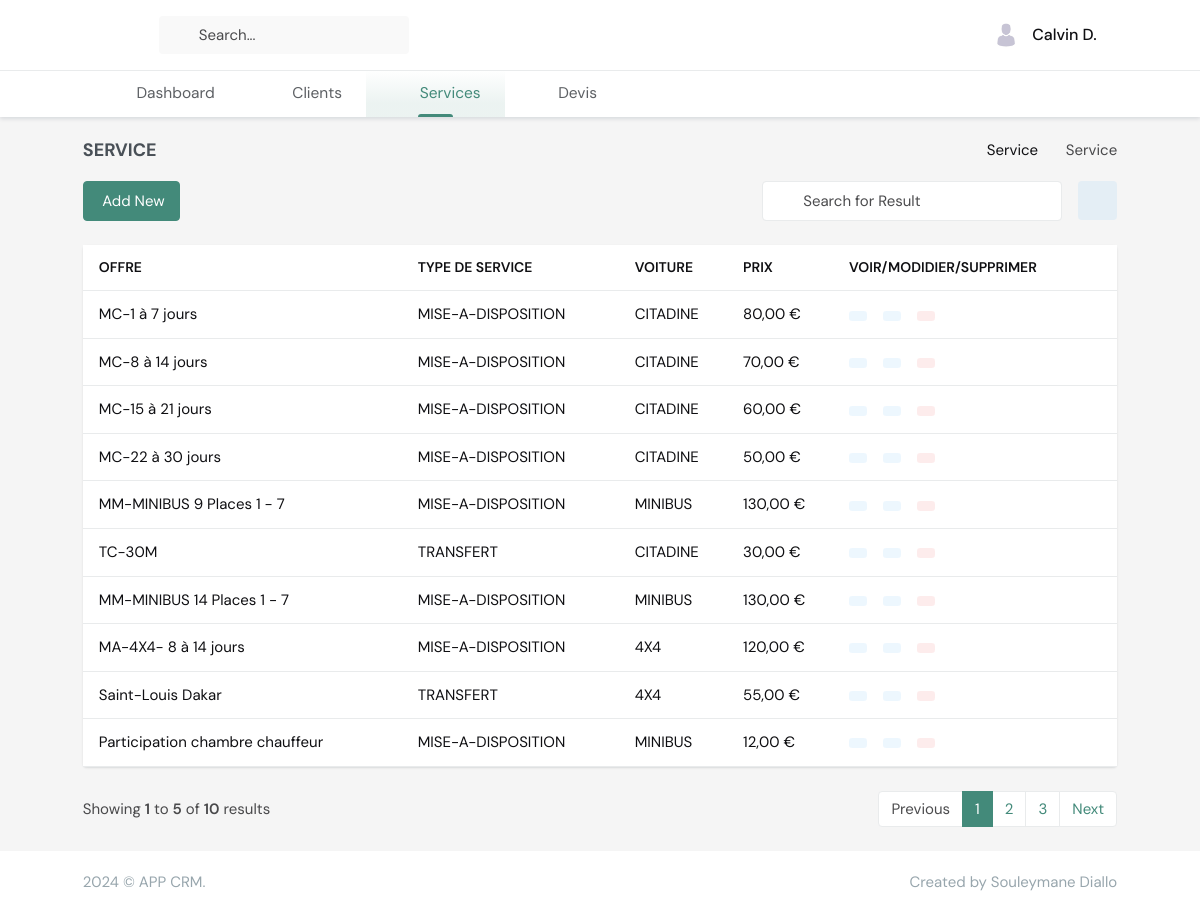
Page /services/ on the committed database.
### services/models.py (models this page shows, shortened)
class Service(models.Model):
    CARS = [
        ('4X4', '4X4'),
        ('CITADINE', 'CITADINE'),
        ('MINIBUS', 'MINIBUS'),
    ]
    TYPE_SERVICE = [
        ('TRANSFERT', 'TRANSFERT'),
        ('MISE-A-DISPOSITION', 'MISE-A-DISPOSITION'),
    ]
    CATEGORY_CHOICES = [
        ('Voyage-Professionnel', 'Voyage-Professionnel'),
        ('Tourisme', 'Tourisme'),
        ('Famille', 'Famille'),
        ('Resident', 'Resident'),
        ('Groupe', 'Groupe'),
        ('Evenement', 'Evenement'),
        ('Autres', 'Autres'),
    ]
    name = models.CharField(max_length=100)
    type_service = models.CharField(max_length=100, choices=TYPE_SERVICE)
    car = models.CharField(max_length=100, choices=CARS)
    price = models.DecimalField(max_digits=10, decimal_places=2)
    duration = models.IntegerField(default=1)
    description = models.TextField(blank=True, null=True)
    created_at = models.DateTimeField(auto_now_add=True)
    updated_at = models.DateTimeField(auto_now=True)
    uuid = models.UUIDField(default=uuid.uuid4, editable=False, unique=True)

### services/views.py (the view)
# urls.py: path("", views.ServiceListView.as_view(), name="service_list"),
class ServiceListView(ListView):
    model = Service
    template_name = "services/service_list.html"
    context_object_name = "services"

### templates/services/service_list.html (shortened to what this page needs)
{% extends 'layout.html' %}
{% load static %}
{% block content %}
    {% block pagetitle %}
        {% include "partials/page-title.html" with pagetitle="Service" title="Service" %}
    {% endblock pagetitle %}
                    <div class="row pb-4 gy-3">
                        <div class="col-sm-4">
                            <a href="{% url 'service_create' %}" class="btn btn-primary"> Add New</a>
                        </div>
                        <div class="col-sm-auto ms-auto">
                           <div class="d-flex gap-3">
                            <div class="search-box">
                                <input type="text" class="form-control" id="searchMemberList" placeholder="Search for Result">
                            </div>
                            <div class="">
                                <button type="button" id="dropdownMenuLink1" data-bs-toggle="dropdown" aria-expanded="false" class="btn btn-soft-info btn-icon fs-14"></button>
                            </div>
                           </div>
                        </div>
                    </div>
                    <div class="row">
                        <div class="col-xl-12">
                            <div class="card">
                                <div class="card-body">
                                    <div class="table-responsive table-card">
                                        <table class="table table-hover table-nowrap align-middle mb-0">
                                            <thead>
                                                <tr class="text-muted text-uppercase">
                                                    <th scope="col">Offre </th>
                                                    <th scope="col">Type de service</th>
                                                    <th scope="col">Voiture</th>
                                                    <th scope="col">Prix</th>
                                                    <th scope="col">Voir/Modidier/Supprimer</th>
                                                </tr>
                                            </thead>
                                            <tbody>
                                                {% for service in services %}
                                                <tr>
                                                    <td>{{ service.name }}</td>
                                                    <td>{{ service.type_service }}</td>
                                                    <td>{{ service.car }}</td>
                                                    <td>{{ service.price }} €</td>
                                                    <td>
                                                        <ul class="list-inline hstack gap-2 mb-0">
                                                            <li class="list-inline-item" data-bs-toggle="tooltip" data-bs-trigger="hover" data-bs-placement="top" title="View">
                                                                <a href="{% url 'service_detail' service.uuid %}" class="btn btn-soft-info btn-sm d-inline-block">
                                                                </a>
                                                            </li>
                                                            <li class="list-inline-item edit" data-bs-toggle="tooltip" data-bs-trigger="hover" data-bs-placement="top" title="Edit">
                                                                <a href="" class="btn btn-soft-info btn-sm d-inline-block">
                                                                </a>
                                                            </li>
                                                            <li class="list-inline-item" data-bs-toggle="tooltip" data-bs-trigger="hover" data-bs-placement="top" title="Remove">
                                                                <a href="" class="btn btn-soft-danger btn-sm d-inline-block">
                                                                </a>
                                                            </li>
                                                        </ul>
                                                    </td>
                                                </tr>
                                                {% endfor %}
                                            </tbody>
                                        </table>
                                    </div>
                                </div>
                            </div>
                        </div>
                    </div>
                    <div class="row align-items-center mb-4 gy-3">
                        <div class="col-md-5">
                            <p class="mb-0 text-muted">Showing <b>1</b> to <b>5</b> of <b>10</b> results</p>
                        </div>
                        <div class="col-sm-auto ms-auto">
                            <nav aria-label="...">
                                <ul class="pagination mb-0">
                                  <li class="page-item disabled">
                                    <span class="page-link">Previous</span>
                                  </li>
                                  <li class="page-item active"><a class="page-link" href="#">1</a></li>
                                  <li class="page-item" aria-current="page">
                                    <span class="page-link">2</span>
                                  </li>
                                  <li class="page-item"><a class="page-link" href="#">3</a></li>
                                  <li class="page-item">
                                    <a class="page-link" href="#">Next</a>
                                  </li>
                                </ul>
                              </nav>
                        </div>
                    </div>
{% endblock content %}

### rows in the picture
Service: name "MC-1 à 7 jours", type_service "MISE-A-DISPOSITION", car "CITADINE", price "80,00"
Service: name "MC-8 à 14 jours", type_service "MISE-A-DISPOSITION", car "CITADINE", price "70,00"
Service: name "MC-15 à 21 jours", type_service "MISE-A-DISPOSITION", car "CITADINE", price "60,00"
Service: name "MC-22 à 30 jours", type_service "MISE-A-DISPOSITION", car "CITADINE", price "50,00"
Service: name "MM-MINIBUS 9 Places 1 - 7", type_service "MISE-A-DISPOSITION", car "MINIBUS", price "130,00"
Service: name "TC-30M", type_service "TRANSFERT", car "CITADINE", price "30,00"
Service: name "MM-MINIBUS 14 Places 1 - 7", type_service "MISE-A-DISPOSITION", car "MINIBUS", price "130,00"
Service: name "MA-4X4- 8 à 14 jours", type_service "MISE-A-DISPOSITION", car "4X4", price "120,00"
Service: name "Saint-Louis Dakar", type_service "TRANSFERT", car "4X4", price "55,00"
Service: name "Participation chambre chauffeur", type_service "MISE-A-DISPOSITION", car "MINIBUS", price "12,00"

### other values in the picture
{{ title }} "SERVICE"
{{ pagetitle }} "Service"
{{ title }} "Service"
